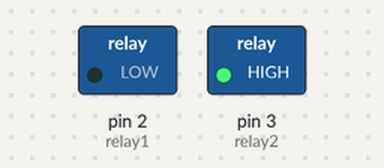
A sketch run on a simulated Arduino Uno, built with avr-gcc and run on an emulated ATmega328P. Parts: switched loads named in the sketch (green lamp = pin HIGH).

Above: at 1.0 s.
At 3.0 s:
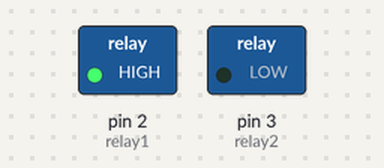
At 5.0 s:
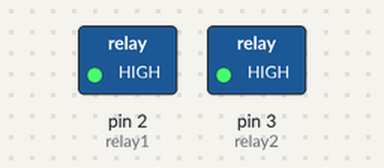
Timing chart, 0 to 7.8 s (numbered marks = the images above):
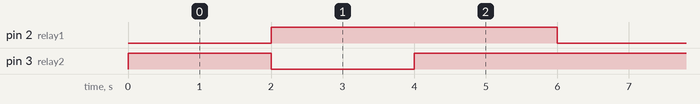

The sketch:

Arduino_Code.ino
```cpp
// Define control pins for the two relays
int relay1 = 2;
int relay2 = 3;

void setup()
{
  // configure pins as OUTPUT
  pinMode(relay1, OUTPUT);
  pinMode(relay2, OUTPUT);
}

void loop()
{
  // Rotate motor ClockWise
  digitalWrite(relay1, LOW);
  digitalWrite(relay2, HIGH);
  // Wait for 2 seconds
  delay(2000);
  // Rotate motor CounterClockWise
  digitalWrite(relay1, HIGH);
  digitalWrite(relay2, LOW);
  // Wait for 2 seconds
  delay(2000);
  // Stop motor
  digitalWrite(relay1, HIGH);
  digitalWrite(relay2, HIGH);
  // Wait for 2 seconds
  delay(2000);
}
```

Measured:
- by itself, pin 2 (relay1): alternates HIGH for 4.0 s and LOW for 2.0 s
- by itself, pin 3 (relay2): repeats every 6.0 s: LOW 2.0 s, HIGH 4.0 s
- by itself, everything shown: repeats every 6.0 s, in 3 steps
